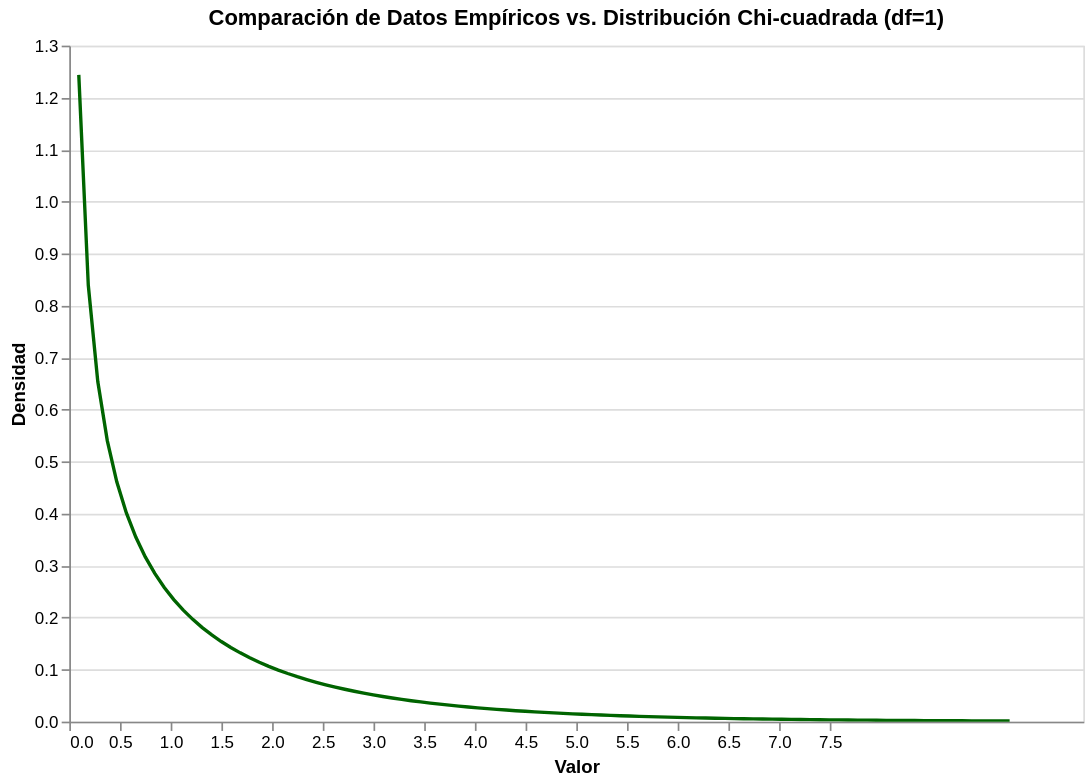

The cell this chart's notebook holds for it:
### Code cell
# 2. Preparar el DataFrame para los datos empíricos
df_empirico_chi = pd.DataFrame({'valores': datos_chi})

# 3. Calcular la densidad de probabilidad teórica
x_teorico_chi = np.linspace(0, np.max(datos_chi) + 2, 100)
y_teorico_chi = chi2.pdf(x_teorico_chi, df=grados_libertad)

df_curva_chi = pd.DataFrame({
    'x': x_teorico_chi,
    'y': y_teorico_chi
})

# 4. Construir el gráfico con Altair
histograma_chi = alt.Chart(df_empirico_chi).mark_bar(opacity=0.6, color='lightgreen').encode(
    alt.X('valores:Q', bin=alt.Bin(maxbins=15), title='Valor'),
    alt.Y('density:Q', title='Densidad')
)

linea_teorica_chi = alt.Chart(df_curva_chi).mark_line(color='darkgreen', size=2).encode(
    x='x:Q',
    y='y:Q'
)

grafico_chi_final = (histograma_chi + linea_teorica_chi).properties(
    title=f'Comparación de Datos Empíricos vs. Distribución Chi-cuadrada (df={grados_libertad})',
    width=600,
    height=400
).interactive()

grafico_chi_final

### Figure 1 — Vega-Lite specification as saved in the notebook (floating-point values rounded to 4 significant figures)
{"config": {"view": {"continuousWidth": 300, "continuousHeight": 300}}, "layer": [{"data": {"name": "data-e97e7001a38d8ed3614826845183f601"}, "mark": {"type": "bar", "color": "lightgreen", "opacity": 0.6}, "encoding": {"x": {"bin": {"maxbins": 15}, "field": "valores", "title": "Valor", "type": "quantitative"}, "y": {"field": "density", "title": "Densidad", "type": "quantitative"}}, "name": "view_8"}, {"data": {"name": "data-ae39acc1d01bdbc9ea969456959b8351"}, "mark": {"type": "line", "color": "darkgreen", "size": 2}, "encoding": {"x": {"field": "x", "type": "quantitative"}, "y": {"field": "y", "type": "quantitative"}}}], "height": 400, "params": [{"name": "param_8", "select": {"type": "interval", "encodings": ["x", "y"]}, "bind": "scales", "views": ["view_8"]}], "title": "Comparación de Datos Empíricos vs. Distribución Chi-cuadrada (df=1)", "width": 600, "$schema": "https://vega.github.io/schema/vega-lite/v5.20.1.json", "datasets": {"data-e97e7001a38d8ed3614826845183f601": [{"valores": 0.3478}, {"valores": 2.616e-08}, {"valores": 0.04307}, {"valores": 0.06939}, {"valores": 0.3148}, {"valores": 0.3514}, {"valores": 0.0836}, {"valores": 0.0015}, {"valores": 0.3483}, {"valores": 0.03942}, {"valores": 1.843}, {"valores": 0.1965}, {"valores": 2.874}, {"valores": 0.01447}, {"valores": 0.05768}, {"valores": 0.01934}, {"valores": 6.035}, {"valores": 1.101}, {"valores": 1.076}, {"valores": 0.0006689}, {"valores": 0.1573}, {"valores": 0.02131}, {"valores": 3.643}, {"valores": 0.1656}, {"valores": 0.0007502}, {"valores": 0.08957}, {"valores": 0.7161}, {"valores": 0.02094}, {"valores": 1.114}, {"valores": 0.004991}, {"valores": 0.9756}, {"valores": 5.12}, {"valores": 3.495}, {"valores": 0.0388}, {"valores": 0.3163}, {"valores": 4.296}, {"valores": 1.439}, {"valores": 3.014}, {"valores": 1.44}, {"valores": 0.1457}, {"valores": 0.3665}, {"valores": 0.9742}, {"valores": 0.02633}, {"valores": 0.4048}, {"valores": 0.3332}, {"valores": 3.495}, {"valores": 1.648e-05}, {"valores": 0.2134}, {"valores": 3.07}, {"valores": 3.641}, {"valores": 0.0005006}, {"valores": 1.097}, {"valores": 0.0594}, {"valores": 4.512}, {"valores": 0.008712}, {"valores": 1.46}, {"valores": 1.201}, {"valores": 0.0007904}, {"valores": 0.001603}, {"valores": 2.584}, {"valores": 0.6179}, {"valores": 0.03084}, {"valores": 0.7059}, {"valores": 1.842}, {"valores": 1.906}, {"valores": 2.642}, {"valores": 0.00718}, {"valores": 0.00397}, {"valores": 0.1019}, {"valores": 0.01036}, {"valores": 0.6571}, {"valores": 0.1273}, {"valores": 0.07639}, {"valores": 7.274}, {"valores": 0.1151}, {"valores": 0.8119}, {"valores": 0.009806}, {"valores": 0.7677}, {"valores": 0.2014}, {"valores": 0.6888}, {"valores": 0.6132}, {"valores": 0.9986}, {"valores": 0.008801}, {"valores": 0.8454}, {"valores": 1.452}, {"valores": 0.1355}, {"valores": 0.07483}, {"valores": 0.5519}, {"valores": 1.337}, {"valores": 3.62}, {"valores": 0.0003893}, {"valores": 0.8014}, {"valores": 5.465}, {"valores": 3.862}, {"valores": 0.3042}, {"valores": 0.7614}, {"valores": 4.243}, {"valores": 0.3119}, {"valores": 0.06052}, {"valores": 0.03649}], "data-ae39acc1d01bdbc9ea969456959b8351": [{"x": 0.0, "y": null}, {"x": 0.09367, "y": 1.244}, {"x": 0.1873, "y": 0.8393}, {"x": 0.281, "y": 0.6539}, {"x": 0.3747, "y": 0.5404}, {"x": 0.4684, "y": 0.4612}, {"x": 0.562, "y": 0.4018}, {"x": 0.6557, "y": 0.355}, {"x": 0.7494, "y": 0.3168}, {"x": 0.8431, "y": 0.285}, {"x": 0.9367, "y": 0.258}, {"x": 1.03, "y": 0.2348}, {"x": 1.124, "y": 0.2145}, {"x": 1.218, "y": 0.1967}, {"x": 1.311, "y": 0.1808}, {"x": 1.405, "y": 0.1667}, {"x": 1.499, "y": 0.154}, {"x": 1.592, "y": 0.1426}, {"x": 1.686, "y": 0.1322}, {"x": 1.78, "y": 0.1228}, {"x": 1.873, "y": 0.1142}, {"x": 1.967, "y": 0.1064}, {"x": 2.061, "y": 0.09917}, {"x": 2.154, "y": 0.09256}, {"x": 2.248, "y": 0.08646}, {"x": 2.342, "y": 0.08084}, {"x": 2.435, "y": 0.07564}, {"x": 2.529, "y": 0.07083}, {"x": 2.623, "y": 0.06637}, {"x": 2.717, "y": 0.06223}, {"x": 2.81, "y": 0.05839}, {"x": 2.904, "y": 0.05481}, {"x": 2.998, "y": 0.05148}, {"x": 3.091, "y": 0.04837}, {"x": 3.185, "y": 0.04548}, {"x": 3.279, "y": 0.04277}, {"x": 3.372, "y": 0.04024}, {"x": 3.466, "y": 0.03788}, {"x": 3.56, "y": 0.03567}, {"x": 3.653, "y": 0.0336}, {"x": 3.747, "y": 0.03166}, {"x": 3.841, "y": 0.02984}, {"x": 3.934, "y": 0.02813}, {"x": 4.028, "y": 0.02653}, {"x": 4.122, "y": 0.02503}, {"x": 4.215, "y": 0.02361}, {"x": 4.309, "y": 0.02229}, {"x": 4.403, "y": 0.02104}, {"x": 4.496, "y": 0.01987}, {"x": 4.59, "y": 0.01876}, {"x": 4.684, "y": 0.01772}, {"x": 4.777, "y": 0.01675}, {"x": 4.871, "y": 0.01583}, {"x": 4.965, "y": 0.01496}, {"x": 5.058, "y": 0.01414}, {"x": 5.152, "y": 0.01337}, {"x": 5.246, "y": 0.01265}, {"x": 5.339, "y": 0.01196}, {"x": 5.433, "y": 0.01131}, {"x": 5.527, "y": 0.0107}, {"x": 5.62, "y": 0.01013}, {"x": 5.714, "y": 0.009586}, {"x": 5.808, "y": 0.009074}, {"x": 5.901, "y": 0.008589}, {"x": 5.995, "y": 0.008132}, {"x": 6.089, "y": 0.0077}, {"x": 6.182, "y": 0.007292}, {"x": 6.276, "y": 0.006906}, {"x": 6.37, "y": 0.006542}, {"x": 6.463, "y": 0.006197}, {"x": 6.557, "y": 0.005871}, {"x": 6.651, "y": 0.005563}, {"x": 6.744, "y": 0.005271}, {"x": 6.838, "y": 0.004995}, {"x": 6.932, "y": 0.004734}, {"x": 7.025, "y": 0.004488}, {"x": 7.119, "y": 0.004254}, {"x": 7.213, "y": 0.004033}, {"x": 7.306, "y": 0.003824}, {"x": 7.4, "y": 0.003626}, {"x": 7.494, "y": 0.003438}, {"x": 7.587, "y": 0.00326}, {"x": 7.681, "y": 0.003092}, {"x": 7.775, "y": 0.002933}, {"x": 7.869, "y": 0.002782}, {"x": 7.962, "y": 0.002639}, {"x": 8.056, "y": 0.002504}, {"x": 8.15, "y": 0.002375}, {"x": 8.243, "y": 0.002254}, {"x": 8.337, "y": 0.002138}, {"x": 8.431, "y": 0.002029}, {"x": 8.524, "y": 0.001926}, {"x": 8.618, "y": 0.001828}, {"x": 8.712, "y": 0.001734}, {"x": 8.805, "y": 0.001646}, {"x": 8.899, "y": 0.001563}, {"x": 8.993, "y": 0.001483}, {"x": 9.086, "y": 0.001408}, {"x": 9.18, "y": 0.001337}, {"x": 9.274, "y": 0.001269}]}}
